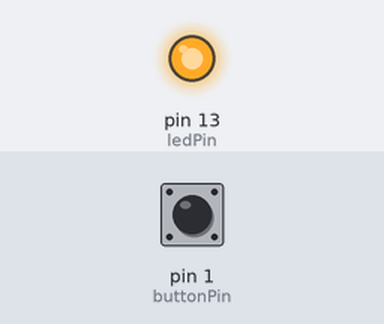
Bench run of a sketch on a simulated Arduino Uno, built with avr-gcc and run on an emulated ATmega328P. On the bench: output pins drawn as LEDs (lit = HIGH). The inputs (shaded band) are chosen by the test bench; at power-on: pin 1 (buttonPin) LOW.

Above: at 1.2 s.
1.3 s: pin 1 (buttonPin) pulled HIGH for 0.15 s
At 1.37 s:
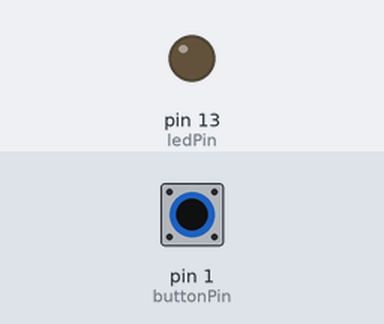
2.9 s: pin 1 (buttonPin) pulled HIGH for 3.2 s
At 6.4 s:
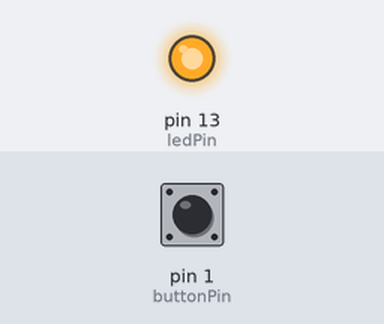
Timing chart, 0 to 7.9 s (numbered marks = the images above; inputs shaded):
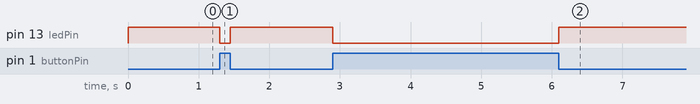

Measured:
- after the input at 1.3 s, pin 13 (ledPin): HIGH → LOW at once, → HIGH 0.15 s later
- after the input at 2.9 s, pin 13 (ledPin): HIGH → LOW at once, → HIGH 3.2 s later

The sketch:

exercice_1c.ino
```cpp
const int ledPin = LED_BUILTIN;
const int buttonPin = 1;

void setup() {
 pinMode(buttonPin, INPUT);
 pinMode(ledPin, OUTPUT);
}

void loop() {
  int val = digitalRead(buttonPin);

  if (val == HIGH) {
    digitalWrite(ledPin, LOW);
  } else {
    digitalWrite(ledPin, HIGH);
  }
}
```
